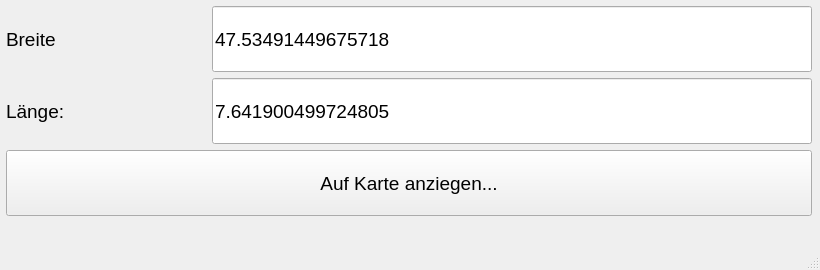
<?xml version="1.0" encoding="UTF-8"?>
<ui version="4.0">
 <class>MainWindow</class>
 <widget class="QMainWindow" name="MainWindow">
  <property name="geometry">
   <rect>
    <x>0</x>
    <y>0</y>
    <width>820</width>
    <height>270</height>
   </rect>
  </property>
  <property name="minimumSize">
   <size>
    <width>820</width>
    <height>270</height>
   </size>
  </property>
  <property name="windowTitle">
   <string>MainWindow</string>
  </property>
  <widget class="QWidget" name="centralwidget">
   <widget class="QWidget" name="formLayoutWidget_2">
    <property name="geometry">
     <rect>
      <x>0</x>
      <y>0</y>
      <width>818</width>
      <height>222</height>
     </rect>
    </property>
    <layout class="QFormLayout" name="formLayout_2">
     <property name="leftMargin">
      <number>6</number>
     </property>
     <property name="topMargin">
      <number>6</number>
     </property>
     <property name="rightMargin">
      <number>6</number>
     </property>
     <property name="bottomMargin">
      <number>6</number>
     </property>
     <item row="0" column="0">
      <widget class="QLabel" name="label">
       <property name="minimumSize">
        <size>
         <width>200</width>
         <height>66</height>
        </size>
       </property>
       <property name="font">
        <font>
         <family>Arial</family>
         <pointsize>14</pointsize>
        </font>
       </property>
       <property name="text">
        <string>Breite</string>
       </property>
      </widget>
     </item>
     <item row="0" column="1">
      <widget class="QLineEdit" name="lon_edit">
       <property name="minimumSize">
        <size>
         <width>597</width>
         <height>66</height>
        </size>
       </property>
       <property name="font">
        <font>
         <family>Arial</family>
         <pointsize>14</pointsize>
        </font>
       </property>
       <property name="text">
        <string>47.53491449675718</string>
       </property>
      </widget>
     </item>
     <item row="1" column="0">
      <widget class="QLabel" name="label_2">
       <property name="minimumSize">
        <size>
         <width>197</width>
         <height>66</height>
        </size>
       </property>
       <property name="font">
        <font>
         <family>Arial</family>
         <pointsize>14</pointsize>
        </font>
       </property>
       <property name="text">
        <string>Länge:</string>
       </property>
      </widget>
     </item>
     <item row="1" column="1">
      <widget class="QLineEdit" name="lat_edit">
       <property name="minimumSize">
        <size>
         <width>597</width>
         <height>66</height>
        </size>
       </property>
       <property name="font">
        <font>
         <family>Arial</family>
         <pointsize>14</pointsize>
        </font>
       </property>
       <property name="text">
        <string>7.641900499724805</string>
       </property>
      </widget>
     </item>
     <item row="2" column="0" colspan="2">
      <widget class="QPushButton" name="mapshow">
       <property name="minimumSize">
        <size>
         <width>800</width>
         <height>66</height>
        </size>
       </property>
       <property name="font">
        <font>
         <family>Arial</family>
         <pointsize>14</pointsize>
        </font>
       </property>
       <property name="text">
        <string>Auf Karte anziegen...</string>
       </property>
      </widget>
     </item>
    </layout>
   </widget>
  </widget>
  <widget class="QMenuBar" name="menubar">
   <property name="geometry">
    <rect>
     <x>0</x>
     <y>0</y>
     <width>820</width>
     <height>22</height>
    </rect>
   </property>
  </widget>
  <widget class="QStatusBar" name="statusbar"/>
 </widget>
 <resources/>
 <connections/>
</ui>
